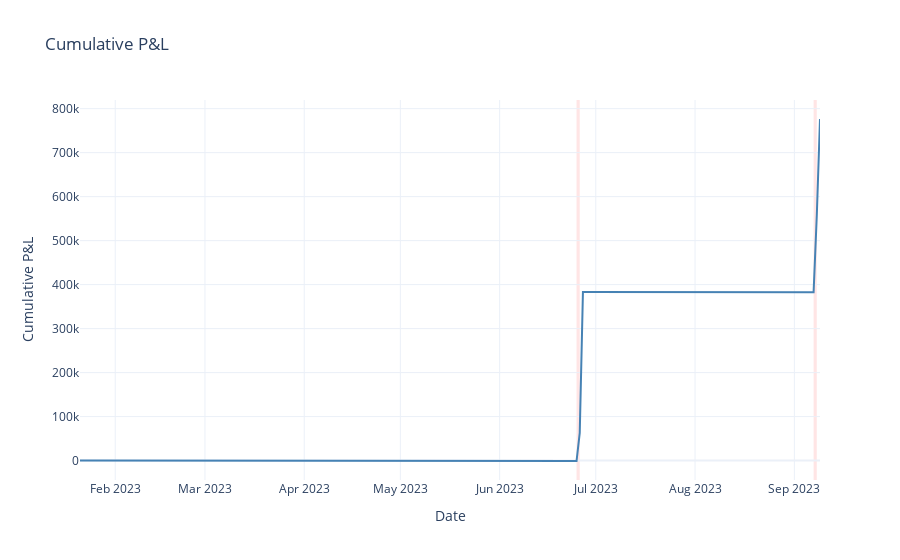

This figure's notebook cell:
### Code cell
# Plot P&L evolution (equity curve)
fig_pnl = plot_equity_curve(
    pnl=backtest_result.pnl["net_pnl"],
    title="Cumulative P&L",
    show_drawdown_shading=True,
)
fig_pnl.show()

print("P&L visualization complete")

### Figure 1 — Plotly figure (JSON) as saved in the notebook; plotly's stock layout.template omitted (floating-point values rounded to 4 significant figures; data arrays with more than 128 entries replaced by an {"elided": "..."} marker saying what was removed)
{"data": [{"hovertemplate": "Date=%{x}<br>Cumulative P&L=%{y}<extra></extra>", "legendgroup": "", "line": {"color": "steelblue", "dash": "solid", "width": 2}, "marker": {"symbol": "circle"}, "mode": "lines", "name": "", "orientation": "v", "showlegend": false, "type": "scatter", "x": {"elided": "232 str values"}, "xaxis": "x", "y": {"elided": "232 float values"}, "yaxis": "y"}], "layout": {"hovermode": "x unified", "legend": {"tracegroupgap": 0}, "shapes": [{"fillcolor": "red", "layer": "below", "line": {"width": 0}, "opacity": 0.1, "type": "rect", "x0": "2023-06-25T00:00:00", "x1": "2023-06-26T00:00:00", "xref": "x", "y0": 0, "y1": 1, "yref": "y domain"}, {"fillcolor": "red", "layer": "below", "line": {"width": 0}, "opacity": 0.1, "type": "rect", "x0": "2023-09-07T00:00:00", "x1": "2023-09-08T00:00:00", "xref": "x", "y0": 0, "y1": 1, "yref": "y domain"}], "showlegend": false, "title": {"text": "Cumulative P&L"}, "xaxis": {"anchor": "y", "domain": [0, 1], "title": {"text": "Date"}}, "yaxis": {"anchor": "x", "domain": [0, 1], "title": {"text": "Cumulative P&L"}}}}
